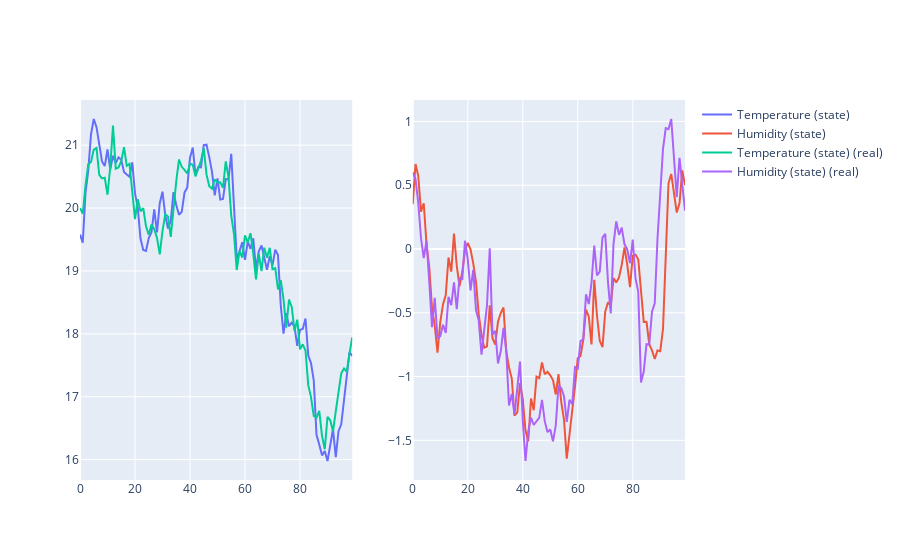

Write notebook code for a chart like this one.
### Markdown cell above
Plot estimated data vs. real data

### Code cell
import plotly.graph_objects as go
from plotly.subplots import make_subplots

fig = make_subplots(rows=1, cols=2)
"""
(1,1) will plot first component of state
(1,2) second component
"""

fig.add_trace(go.Scatter(
    x=list(range(T)),
    y=x_filt[:, 0],
    name="Temperature (state)"
), row=1, col=1)

fig.add_trace(go.Scatter(
    x=list(range(T)),
    y=x_filt[:, 1],
    name="Humidity (state)"
), row=1, col=2)

fig.add_trace(go.Scatter(
    x=list(range(T)),
    y=x_true[:, 0],
    name="Temperature (state) (real)"
), row=1, col=1)

fig.add_trace(go.Scatter(
    x=list(range(T)),
    y=x_true[:, 1],
    name="Humidity (state) (real)"
), row=1, col=2)

fig.show()
